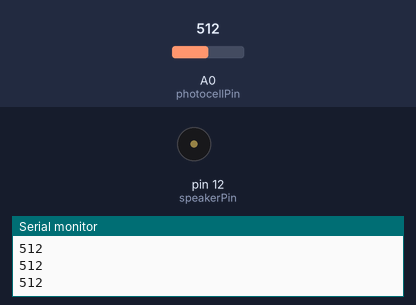
Simulated run of this sketch. Board: Arduino Uno, built with avr-gcc and run on an emulated ATmega328P. Parts: buzzer (waves = sounding), the last lines printed to the serial monitor. The test bench sets the inputs (shaded band); at power-on: A0 (photocellPin) = 512.

Above: at 1.2 s.
1.3 s: A0 (photocellPin) set to 105
2.8 s: A0 (photocellPin) set to 91
At 4.0 s:
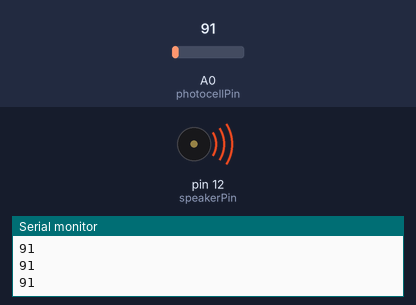
Timing chart, 0 to 5.8 s (numbered marks = the images above; inputs shaded):
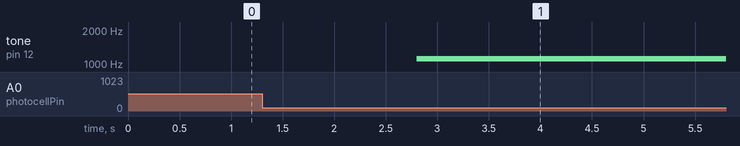

Measured:
- the behaviour switches between 100 and 99 on A0 (photocellPin) (found by bisection; images 0 and 1)
- after the input at 2.8 s, tone on pin 12 (speakerPin): silent → 1110 Hz at once

The sketch:

light_theremin.ino
```cpp
int speakerPin = 12;
int photocellPin = A0;
void setup()
{
    Serial.begin(9600);
}

void loop()
{
  int reading = analogRead(photocellPin);
  Serial.println(reading);
  if (reading < 100) {
    tone(speakerPin, 200 + (reading * 10));
  }
  else {
    noTone(speakerPin);
  }
  delay(20);
}
```
